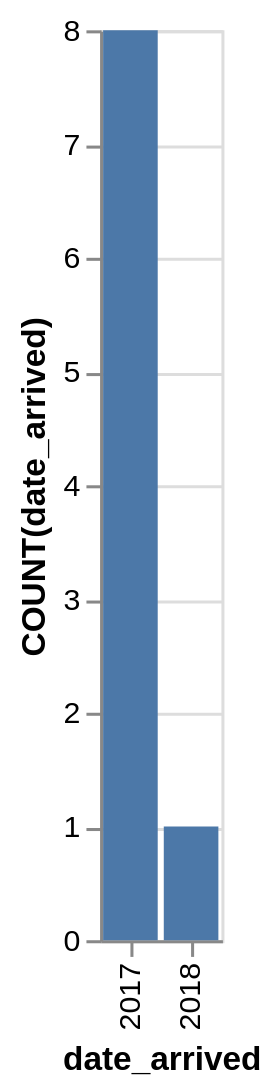

Write the Vega-Lite specification saved for this chart.
### Vega-Lite specification from a JSON file in a GitHub repository (floating-point values rounded to 4 significant figures)
{"data": {"values": [{"x_data": "2017", "y_data": 8}, {"x_data": "2018", "y_data": 1}]}, "mark": "bar", "encoding": {"x": {"field": "x_data", "type": "nominal", "title": "date_arrived", "sort": {"op": "sum", "field": "y_data", "order": "descending"}}, "y": {"field": "y_data", "type": "quantitative", "title": "COUNT(date_arrived)"}}}
